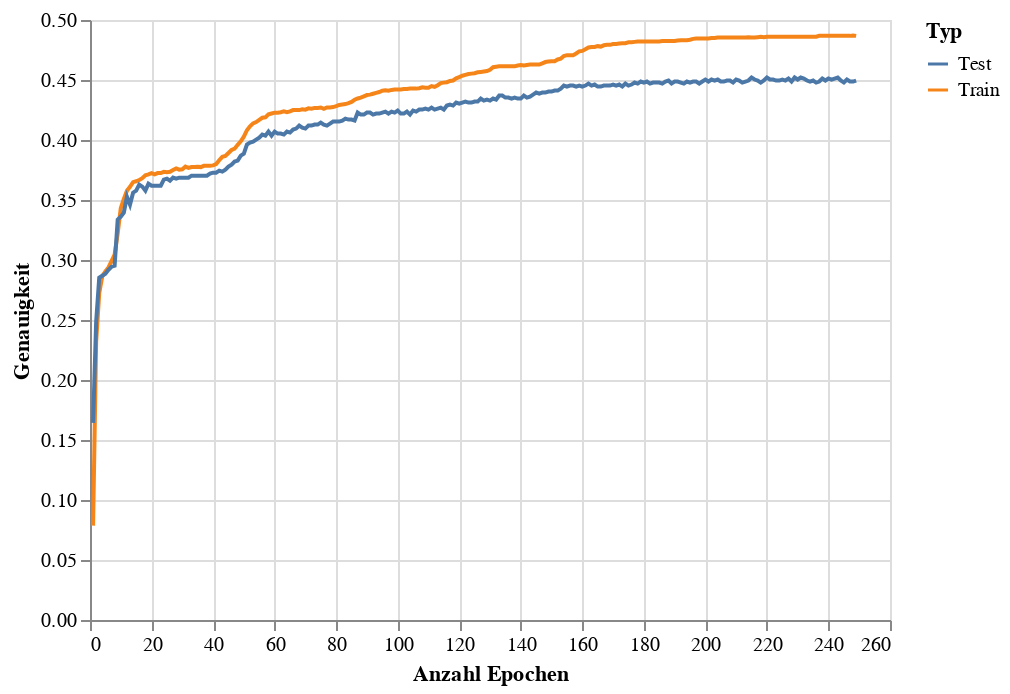

Here is the notebook cell this chart was saved with:
### Code cell
train_eval_accuracy_chart = alt.Chart(accuracy_df).mark_line().encode(
    x = alt.X('Epoch',title='Anzahl Epochen'),
    y = alt.Y('Accuracy',title='Genauigkeit'),
    color = alt.Color('Type',title='Typ')
)
train_eval_accuracy_chart

### Figure 1 — Vega-Lite specification as saved in the notebook (floating-point values rounded to 4 significant figures; data arrays with more than 128 entries replaced by an {"elided": "..."} marker saying what was removed)
{"config": {"view": {"continuousWidth": 400, "continuousHeight": 300}}, "data": {"name": "data-f951acaac8533072510823061f29e489"}, "mark": "line", "encoding": {"color": {"field": "Type", "title": "Typ", "type": "nominal"}, "x": {"field": "Epoch", "title": "Anzahl Epochen", "type": "quantitative"}, "y": {"field": "Accuracy", "title": "Genauigkeit", "type": "quantitative"}}, "$schema": "https://vega.github.io/schema/vega-lite/v4.17.0.json", "datasets": {"data-f951acaac8533072510823061f29e489": {"elided": "498 records"}}}
